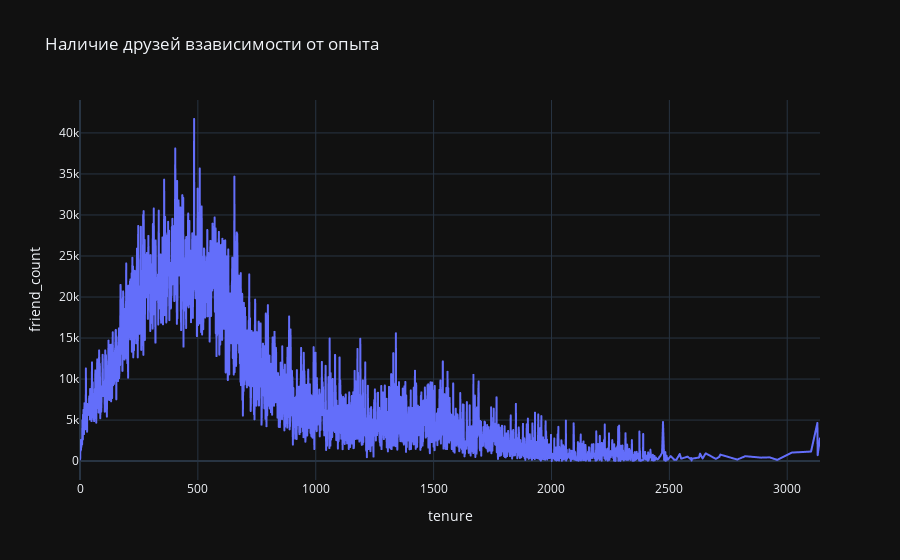
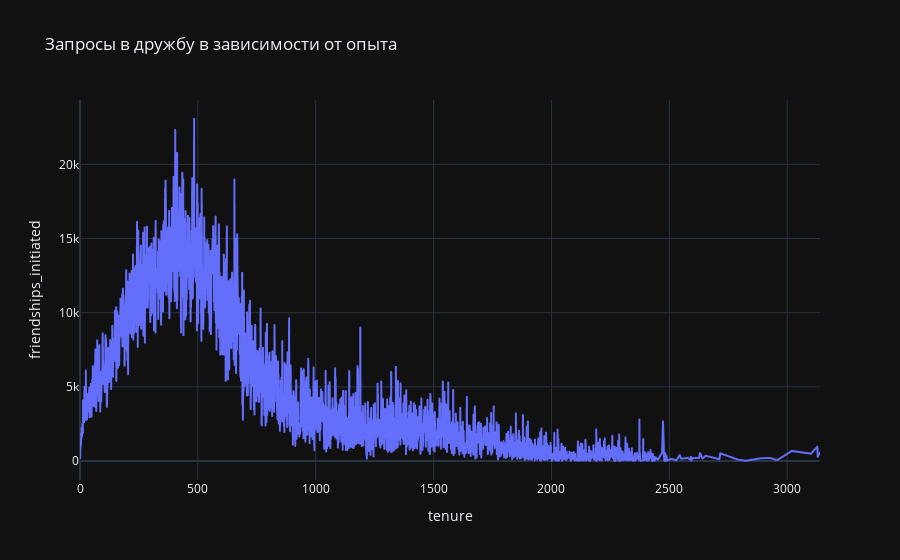

The cell these charts' notebook holds for them, in order:
### Code cell
plt.figure(figsize = (10,8))
import plotly.express as px

df = fb.groupby('tenure',as_index=False).agg({'friend_count':'sum'}).sort_values('tenure',ascending=False)
fig = px.line(df, x="tenure", y="friend_count", title='Наличие друзей взависимости от опыта')
fig.show()

df = fb.groupby('tenure',as_index=False).agg({'friendships_initiated':'sum'}).sort_values('tenure',ascending=False)
fig = px.line(df, x="tenure", y="friendships_initiated", title='Запросы в дружбу в зависимости от опыта')
fig.update_layout(
)
fig.show()

### Figure 1 — Plotly figure (JSON) as saved in the notebook; plotly's stock layout.template omitted (floating-point values rounded to 4 significant figures; data arrays with more than 128 entries replaced by an {"elided": "..."} marker saying what was removed)
{"data": [{"hovertemplate": "tenure=%{x}<br>friend_count=%{y}<extra></extra>", "legendgroup": "", "line": {"color": "#636efa", "dash": "solid"}, "marker": {"symbol": "circle"}, "mode": "lines", "name": "", "showlegend": false, "type": "scattergl", "x": {"elided": "2426 int values"}, "xaxis": "x", "y": {"elided": "2426 int values"}, "yaxis": "y"}], "layout": {"autosize": true, "legend": {"tracegroupgap": 0}, "title": {"text": "Наличие друзей взависимости от опыта"}, "xaxis": {"anchor": "y", "autorange": true, "domain": [0, 1], "range": [0, 3139], "title": {"text": "tenure"}, "type": "linear"}, "yaxis": {"anchor": "x", "autorange": true, "domain": [0, 1], "range": [-2302.0, 44010.0], "title": {"text": "friend_count"}, "type": "linear"}}}

### Figure 2 — Plotly figure (JSON) as saved in the notebook; plotly's stock layout.template omitted (floating-point values rounded to 4 significant figures; data arrays with more than 128 entries replaced by an {"elided": "..."} marker saying what was removed)
{"data": [{"hovertemplate": "tenure=%{x}<br>friendships_initiated=%{y}<extra></extra>", "legendgroup": "", "line": {"color": "#636efa", "dash": "solid"}, "marker": {"symbol": "circle"}, "mode": "lines", "name": "", "showlegend": false, "type": "scattergl", "x": {"elided": "2426 int values"}, "xaxis": "x", "y": {"elided": "2426 int values"}, "yaxis": "y"}], "layout": {"autosize": true, "legend": {"tracegroupgap": 0}, "title": {"text": "Запросы в дружбу в зависимости от опыта"}, "xaxis": {"anchor": "y", "autorange": true, "domain": [0, 1], "range": [0, 3139], "title": {"text": "tenure"}, "type": "linear"}, "yaxis": {"anchor": "x", "autorange": true, "domain": [0, 1], "range": [-1278.0, 24340.0], "title": {"text": "friendships_initiated"}, "type": "linear"}}}
